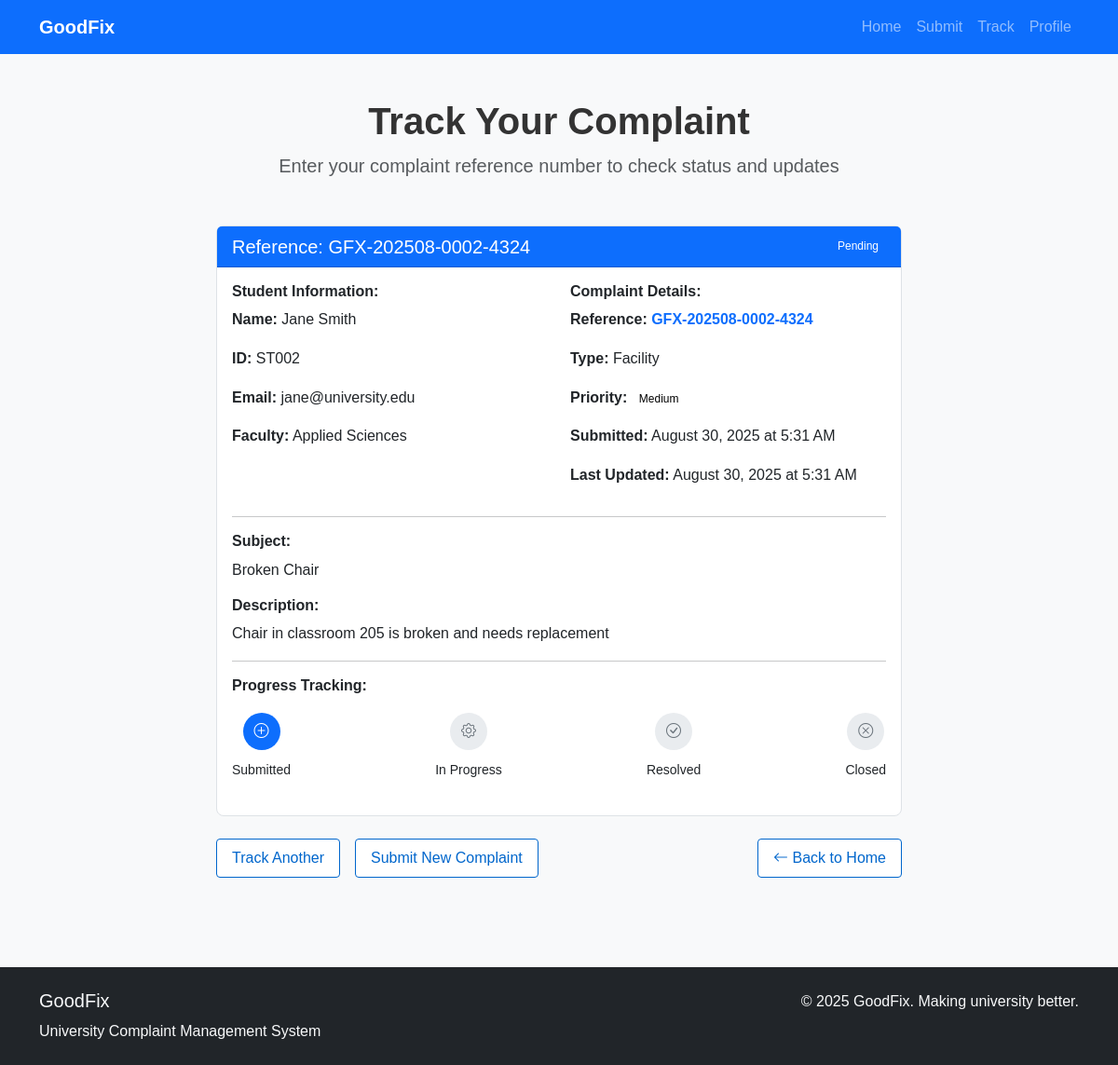
Screenshot of /user/track_complaint.php?id=2 with the database file from the repository.
### tables this page shows
CREATE TABLE complaints (
    id INT PRIMARY KEY AUTO_INCREMENT,
    student_name VARCHAR(100) NOT NULL,
    student_id VARCHAR(20) NOT NULL,
    email VARCHAR(100) NOT NULL,
    faculty VARCHAR(50) NOT NULL,
    complaint_type VARCHAR(50) NOT NULL,
    subject VARCHAR(200) NOT NULL,
    description TEXT NOT NULL,
    status ENUM('pending', 'in_progress', 'resolved', 'closed') DEFAULT 'pending',
    priority ENUM('low', 'medium', 'high', 'urgent') DEFAULT 'medium',
    submitted_at TIMESTAMP DEFAULT CURRENT_TIMESTAMP,
    updated_at TIMESTAMP DEFAULT CURRENT_TIMESTAMP ON UPDATE CURRENT_TIMESTAMP
);

### user/track_complaint.php (the view, shortened to what this page needs)
<?php
include '../includes/header.php';
include '../includes/db.php';
$complaint = null;
if (isset($_GET['id'])) {
    $complaint_id = (int)$_GET['id'];
    $stmt = $pdo->prepare("SELECT * FROM complaints WHERE id = ?");
    $stmt->execute([$complaint_id]);
    $complaint = $stmt->fetch();
}
?>
<main>
    <div class="container py-5">
        <div class="row justify-content-center">
            <div class="col-lg-8">
                <div class="text-center mb-5">
                    <h1 class="fw-bold">
                      Track Your Complaint
                    </h1>
                    <p class="lead text-muted">Enter your complaint reference number to check status and updates</p>
                </div>
                <?php if ($complaint): ?>
                <?php
                $year_month = date('Ym', strtotime($complaint['submitted_at']));
                $complaint_id_padded = str_pad($complaint['id'], 4, '0', STR_PAD_LEFT);
                $hash = strtoupper(substr(md5($complaint['id'] . $complaint['submitted_at'] . 'GoodFix2025'), 0, 4));
                $reference_no = 'GFX-' . $year_month . '-' . $complaint_id_padded . '-' . $hash;
                ?>
                <div class="card">
                    <div class="card-header bg-primary text-white d-flex justify-content-between align-items-center">
                        <h5 class="mb-0">
                            Reference: <?php echo $reference_no; ?>
                        </h5>
                        <span class="status text-white">
                            <?php echo ucfirst(str_replace('_', ' ', $complaint['status'])); ?>
                        </span>
                    </div>
                    <div class="card-body">
                        <div class="row">
                            <div class="col-md-6">
                                <h6 class="fw-bold">Student Information:</h6>
                                <p><strong>Name:</strong> <?php echo htmlspecialchars($complaint['student_name']); ?></p>
                                <p><strong>ID:</strong> <?php echo htmlspecialchars($complaint['student_id']); ?></p>
                                <p><strong>Email:</strong> <?php echo htmlspecialchars($complaint['email']); ?></p>
                                <p><strong>Faculty:</strong> <?php echo htmlspecialchars($complaint['faculty'] ?: 'Not specified'); ?></p>
                            </div>
                            <div class="col-md-6">
                                <h6 class="fw-bold">Complaint Details:</h6>
                                <p><strong>Reference:</strong> <span class="text-primary fw-bold"><?php echo $reference_no; ?></span></p>
                                <p><strong>Type:</strong> <?php echo htmlspecialchars($complaint['complaint_type']); ?></p>
                                <p><strong>Priority:</strong>
                                    <span class="priority">
                                        <?php echo ucfirst($complaint['priority']); ?>
                                    </span>
                                </p>
                                <p><strong>Submitted:</strong> <?php echo date('F j, Y \a\t g:i A', strtotime($complaint['submitted_at'])); ?></p>
                                <p><strong>Last Updated:</strong> <?php echo date('F j, Y \a\t g:i A', strtotime($complaint['updated_at'])); ?></p>
                            </div>
                        </div>
                        <hr>
                        <h6 class="fw-bold">Subject:</h6>
                        <p><?php echo htmlspecialchars($complaint['subject']); ?></p>
                        <h6 class="fw-bold">Description:</h6>
                        <p><?php echo nl2br(htmlspecialchars($complaint['description'])); ?></p>
                        <hr>
                        <h6 class="fw-bold">Progress Tracking:</h6>
                        <div class="progress-steps">
                            <div class="d-flex justify-content-between">
                                <div class="text-center">
                                    <div class="step-circle <?php echo ($complaint['status'] == 'pending' || $complaint['status'] == 'in_progress' || $complaint['status'] == 'resolved' || $complaint['status'] == 'closed') ? 'active' : ''; ?>">
                                        <i class="bi bi-plus-circle"></i>
                                    </div>
                                    <small>Submitted</small>
                                </div>
                                <div class="text-center">
                                    <div class="step-circle <?php echo ($complaint['status'] == 'in_progress' || $complaint['status'] == 'resolved' || $complaint['status'] == 'closed') ? 'active' : ''; ?>">
                                        <i class="bi bi-gear"></i>
                                    </div>
                                    <small>In Progress</small>
                                </div>
                                <div class="text-center">
                                    <div class="step-circle <?php echo ($complaint['status'] == 'resolved' || $complaint['status'] == 'closed') ? 'active' : ''; ?>">
                                        <i class="bi bi-check-circle"></i>
                                    </div>
                                    <small>Resolved</small>
                                </div>
                                <div class="text-center">
                                    <div class="step-circle <?php echo ($complaint['status'] == 'closed') ? 'active' : ''; ?>">
                                        <i class="bi bi-x-circle"></i>
                                    </div>
                                    <small>Closed</small>
                                </div>
                            </div>
                        </div>
                    </div>
                </div>
                <div class="text-center mt-4">
                    <div class="d-flex gap-3 justify-content-center">
                        <a href="track_complaint.php" class="btn btn-outline-primary">
                            Track Another
                        </a>
                        <a href="submit_complaint.php" class="btn btn-outline-primary">
                            Submit New Complaint
                        </a>
                        <a href="index.php" class="btn btn-outline-primary ms-auto">
                            <i class="bi bi-arrow-left"></i> Back to Home
                        </a>
                    </div>
                </div>
                <?php endif; ?>
            </div>
        </div>
    </div>
</main>
<?php include '../includes/footer.php'; ?>

### css/style.css (style rules this page uses)
:root { --primary-color: #0066cc; --secondary-color: #6c757d; --success-color: #28a745; --warning-color: #ffc107; --danger-color: #dc3545; --light-gray: #f8f9fa; --border-color: #dee2e6; }
body { font-family: Arial, sans-serif; background-color: var(--light-gray); line-height: 1.6; color: #333; }
.card { border: 1px solid var(--border-color); border-radius: 8px; margin-bottom: 1rem; }
.status { color: #000000; padding: 4px 8px; border-radius: 4px; font-size: 12px; }
.priority { color: #000000; padding: 4px 8px; border-radius: 4px; font-size: 12px; }
.btn { padding: 8px 16px; border-radius: 4px; border: 1px solid transparent; text-decoration: none; display: inline-block; }
.btn-outline-primary { color: var(--primary-color); border-color: var(--primary-color); background-color: white; }
*, *::before, *::after { transition: none !important; animation: none !important; }

### user/track_complaint.php (style rules this page uses)
.step-circle { width: 40px; height: 40px; border-radius: 50%; background-color: #e9ecef; color: #6c757d; display: flex; align-items: center; justify-content: center; margin: 0 auto 8px; transition: all 0.3s ease; }
.step-circle.active { background-color: #0d6efd; color: white; }
.progress-steps { position: relative; margin: 20px 0; }
.progress-steps::before { content: ''; position: absolute; top: 20px; left: 10%; right: 10%; height: 2px; background-color: #e9ecef; z-index: -1; }

### rows the page displays
complaints: reference_no "GFX-202508-0002-4324", status "Pending", student_name "Jane Smith", student "ST002", email "jane@university.edu", faculty "Applied Sciences", complaint_type "Facility", priority "Medium", submitted_at "August 30, 2025 at 5:31 AM", updated_at "August 30, 2025 at 5:31 AM", subject "Broken Chair", description "Chair in classroom 205 is broken and needs replacement"
